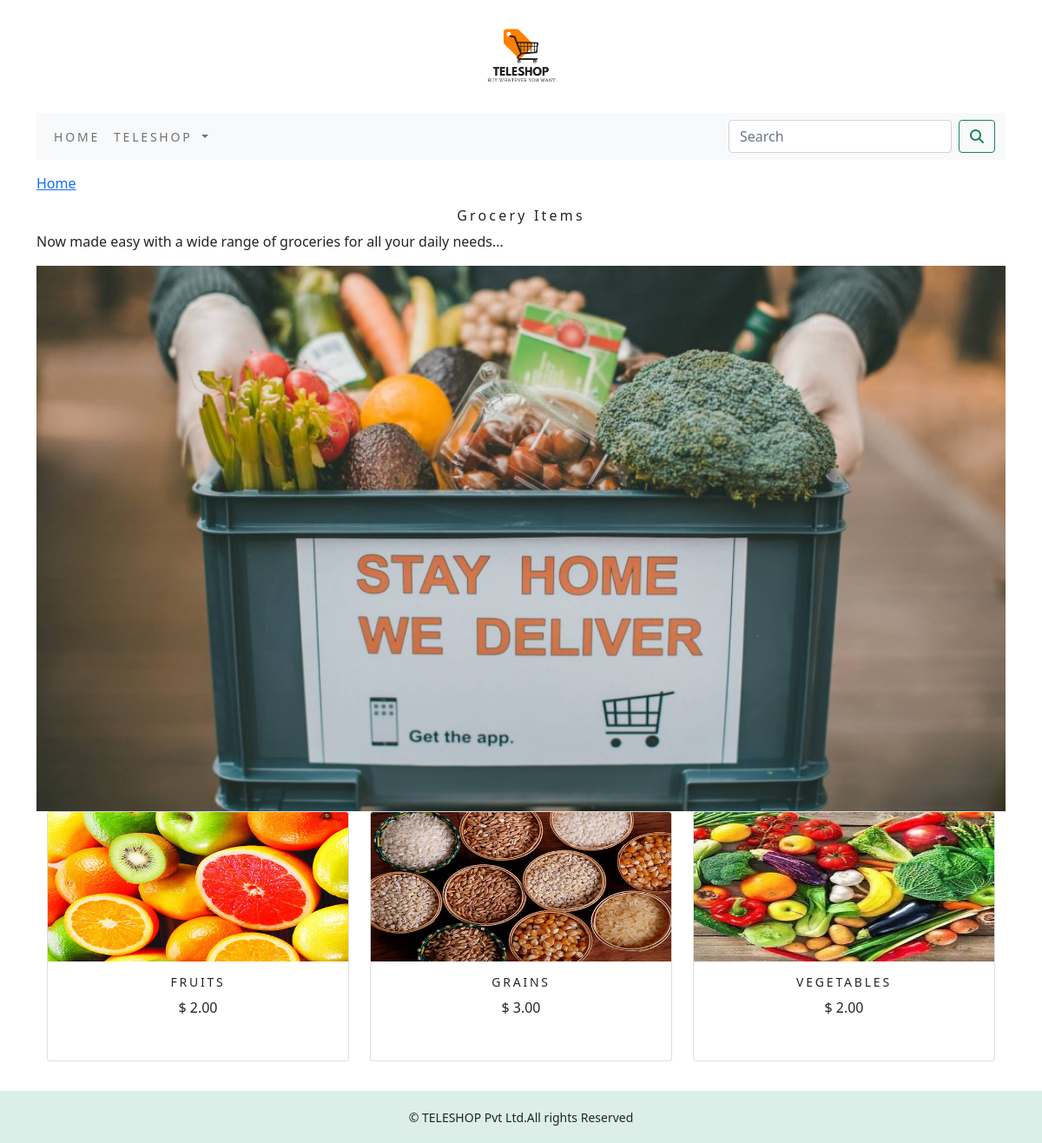
Screenshot of /Teleshop/grocery-items/ with the database file from the repository.
### Teleshop/models.py (models this page shows, shortened)
class Category(models.Model):
    name = models.CharField(max_length=250, unique=True)
    slug = models.SlugField(max_length=250, unique=True)
    desc = models.TextField(blank=True)
    img = models.ImageField(upload_to='category', blank=True)
    class Meta:
        ordering = ('name',)
        verbose_name = 'category'
        verbose_name_plural = 'categories'
    def get_url(self):
        return reverse('Teleshop:product_by_category', args=[self.slug])

class Product(models.Model):
    name = models.CharField(max_length=250, unique=True)
    slug = models.SlugField(max_length=250, unique=True)
    desc = models.TextField(blank=True)
    price = models.DecimalField(max_digits=10, decimal_places=2)
    category = models.ForeignKey(Category, on_delete=models.CASCADE)
    img = models.ImageField(upload_to='product', blank=True)
    stock = models.IntegerField()
    available = models.BooleanField(default=True)
    created = models.DateTimeField(auto_now_add=True)
    updated = models.DateTimeField(auto_now=True)
    def get_url(self):
        return reverse('Teleshop:prodCatdetail', args=[self.category.slug,self.slug])
    class Meta:
        ordering = ('name',)
        verbose_name = 'product'
        verbose_name_plural = 'products'

### Teleshop/views.py (the view)
# urls.py: path('', views.allProdCat, name='allProdCat'),
def allProdCat(request, c_slug=None):
    c_page = None
    products_list = None
    if c_slug != None:
        c_page = get_object_or_404(Category, slug=c_slug)
        products_list = Product.objects.all().filter(category=c_page, available=True)
    else:
        products_list = Product.objects.all().filter(available=True)
    paginator = Paginator(products_list, 6)
    try:
        page = int(request.GET.get('page', '1'))
    except:
        page = 1
    try:
        products = paginator.page(page)
    except (EmptyPage, InvalidPage):
        products = paginator.page(paginator.num_pages)
    return render(request, 'category.html', {'category': c_page, 'products': products})

### Teleshop/context_processors.py (called while the page is built)
def menu_links(request):
    links = Category.objects.all()
    return dict  (links=links)

### cart/context_processors.py (called while the page is built)
def counter(request):
    item_count=0
    if 'admin' in request.path:
        return {}
    else:
        try:
            cart=Cart.objects.filter(cart_id=_cart_id(request))
            car_items=CartItem.objects.all().filter(cart=cart[:1])
            for cart_item in car_items:
                item_count += cart_item.quantity
        except Cart.DoesNotExist:
            item_count=0
    return dict(item_count=item_count)

### cart/views.py (called while the page is built)
def _cart_id(request):
    cart=request.session.session_key
    if not cart:
        cart=request.session.create()
    return cart

### templates/category.html (shortened to what this page needs)
{% extends 'base.html'%}
{% load static %}
{% block content %}
    {% if category %}
         <div>
             <div class="row my_row_class">
                 <div class="mx-auto">
                <p> <a href="{% url 'Teleshop:allProdCat' %}">Home</a></p>
            </div>
                     {% endif %}
<div class="mx-auto">
    {% if category %}
    <h1 class=" text-center my_title">{{category.name}}  </h1>
    <p  class="text-justify"> {{category.desc}} </p>
</div>
 <br>
<div>
    <img class="my_image" src="{{category.img.url}}" alt="{{category.name}}">
</div>
             </div>
     {% endif %}
<div class="container">
    <div class="row mx_auto">
        {% for product in products.object_list %}
        <div class="my_bottom_margin col-9 col-sm-12 col-md-4 col-lg-4">
            <div class="card text-center" style="min-height:18rem; " >
                <a href="{{product.get_url}}"><img class="card-img-top my_image" src="{{product.img.url}}" alt="{{product.name}}"></a>
                <div class="card-body">
                <h4>{{product.name}}</h4>
                <p> $ {{product.price}}</p>
                </div>
            </div>
        </div>
        {% endfor %}
    </div>
    <br>
</div>
  </div>
{% endblock %}

### static/css/custom.css (style rules this page uses)
body { font-family: 'Roboto', sans-serif; }
.my_row_class { padding-top : 15px; }
.my_image { width:100%; height:auto; }
.my_title { font-size:16px; text_transform:uppercase; letter-spacing:.2em; }
.my_bottom_margin { margin-bottom:10px; }
.card-body h4 { font-size:14px; text-transform:uppercase; letter-spacing:.2em; }

### rows the page displays
Category: name "Grocery Items", desc "Now made easy with a wide range of groceries for all your daily needs...", img (picture)
Product: img (picture), name "FRUITS", price "2.00"
Product: img (picture), name "GRAINS", price "3.00"
Product: img (picture), name "VEGETABLES", price "2.00"
